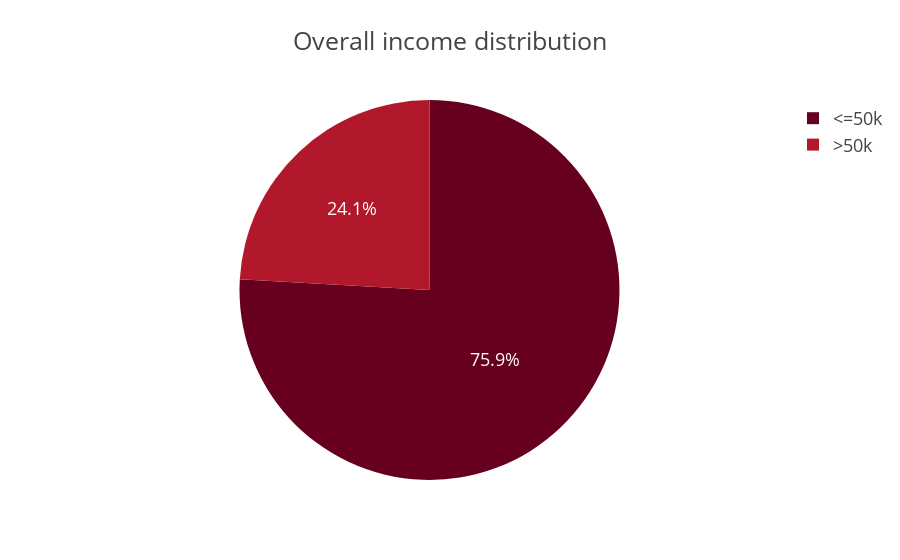

The notebook cell saved with this chart:
### Code cell
fig = px.pie(
    adult_df_income,
    names='income',
    values='total',
    title='Overall income distribution',
    color_discrete_sequence=px.colors.sequential.RdBu
)

fig.update_layout(
    template="presentation",
    paper_bgcolor="rgba(0,0,0,0)",
    plot_bgcolor="rgba(0,0,0,0)"
)

fig.show()

fig.write_image(os.path.join(results_dir, 'income_distribution_pie_chart.jpg'))
fig.write_image(os.path.join(results_dir, 'income_distribution_pie_chart.png'))
fig.write_html(os.path.join(results_dir, 'income_distribution_pie_chart.html'))

### Figure 1 — Plotly figure (JSON) as saved in the notebook; plotly's stock layout.template omitted (floating-point values rounded to 4 significant figures)
{"data": [{"domain": {"x": [0, 1], "y": [0, 1]}, "hovertemplate": "income=%{label}<br>total=%{value}<extra></extra>", "labels": ["<=50k", ">50k"], "legendgroup": "", "name": "", "showlegend": true, "type": "pie", "values": [24677, 7836]}], "layout": {"autosize": true, "legend": {"tracegroupgap": 0}, "paper_bgcolor": "rgba(0, 0, 0, 0)", "piecolorway": ["rgb(103,0,31)", "rgb(178,24,43)", "rgb(214,96,77)", "rgb(244,165,130)", "rgb(253,219,199)", "rgb(247,247,247)", "rgb(209,229,240)", "rgb(146,197,222)", "rgb(67,147,195)", "rgb(33,102,172)", "rgb(5,48,97)"], "plot_bgcolor": "rgba(0, 0, 0, 0)", "title": {"text": "Overall income distribution"}}}
